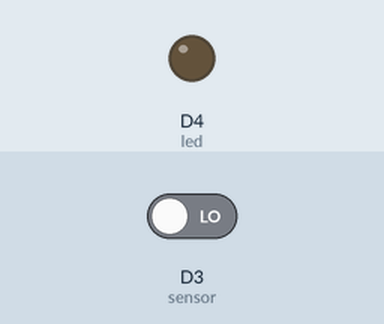
This sketch was run on a simulated ESP8266 (NodeMCU). On the bench: output pins drawn as LEDs (lit = HIGH). The inputs (shaded band) are chosen by the test bench; at power-on: D3 (sensor) LOW.

Above: at 1.2 s.
1.3 s: D3 (sensor) driven HIGH
At 1.7 s:
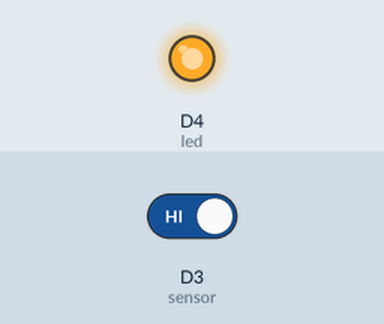
2.8 s: D3 (sensor) driven LOW
At 4.0 s:
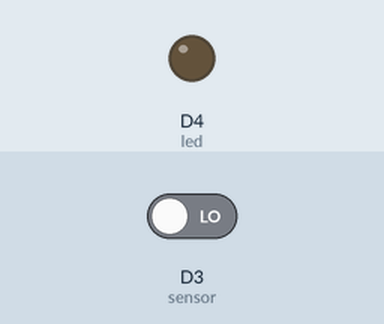
Timing chart, 0 to 5.8 s (numbered marks = the images above; inputs shaded):
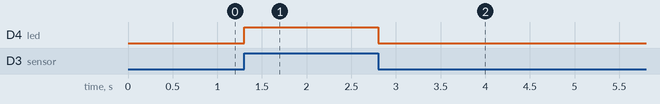

The sketch:

ir_sensor.ino
```cpp
int data;
int sensor=D3;
int led=D4;
void setup() {
  // put your setup code here, to run once:
  pinMode(D3,INPUT);
  pinMode(D4,OUTPUT);
}

void loop() {
  // put your main code here, to run repeatedly:
  data=digitalRead(sensor);
  if(data==HIGH){
  digitalWrite(led,HIGH);
  }
  else

    digitalWrite(led,LOW);


}
```

Measured:
- after the input at 1.3 s, D4 (led): LOW → HIGH at once
- after the input at 2.8 s, D4 (led): HIGH → LOW at once
